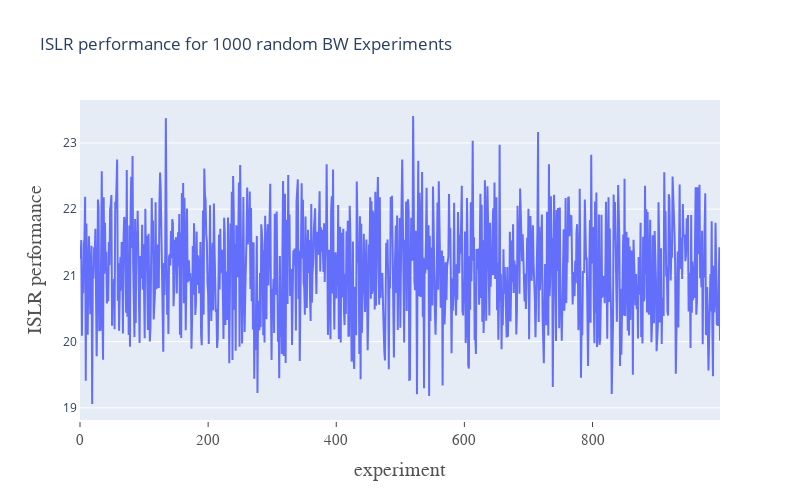

The notebook cell this image was saved under:
### Code cell
# plot time
fig1 = go.Figure()  # create a figure
fig1.add_trace(
    go.Scatter(x = np.arange(1000), y=performance_list, mode="lines")
)  # the name attribute is the legend

fig1.update_layout(
    xaxis=dict(
        title="experiment",
        titlefont = dict(family="Arial", size=20, color="rgb(82,82,82)"),
        showline=True,  # The showline axis property controls the visibility of the axis line
        showgrid=False,
        showticklabels=True,
        linewidth=2,
        ticks="outside",
        tickfont=dict(family="Arial", size=15, color="rgb(82,82,82)"),
    ),
    yaxis=dict(
        title="ISLR performance",
        titlefont = dict(family="Arial", size=20, color="rgb(82,82,82)"),
        showgrid=True,
        zeroline=False,
        showline=True,
        showticklabels=True,
        
    ),
    autosize=True,
    width=800,
    height=500,

    title="ISLR performance for 1000 random BW Experiments"
)

### Figure 1 — Plotly figure (JSON) as saved in the notebook; plotly's stock layout.template omitted (floating-point values rounded to 4 significant figures; data arrays with more than 128 entries replaced by an {"elided": "..."} marker saying what was removed)
{"data": [{"mode": "lines", "type": "scatter", "x": {"elided": "1000 int values"}, "y": {"elided": "1000 float values"}}], "layout": {"autosize": true, "height": 500, "title": {"text": "ISLR performance for 1000 random BW Experiments"}, "width": 800, "xaxis": {"linewidth": 2, "showgrid": false, "showline": true, "showticklabels": true, "tickfont": {"color": "rgb(82,82,82)", "family": "Arial", "size": 15}, "ticks": "outside", "title": {"font": {"color": "rgb(82,82,82)", "family": "Arial", "size": 20}, "text": "experiment"}}, "yaxis": {"showgrid": true, "showline": true, "showticklabels": true, "title": {"font": {"color": "rgb(82,82,82)", "family": "Arial", "size": 20}, "text": "ISLR performance"}, "zeroline": false}}}
